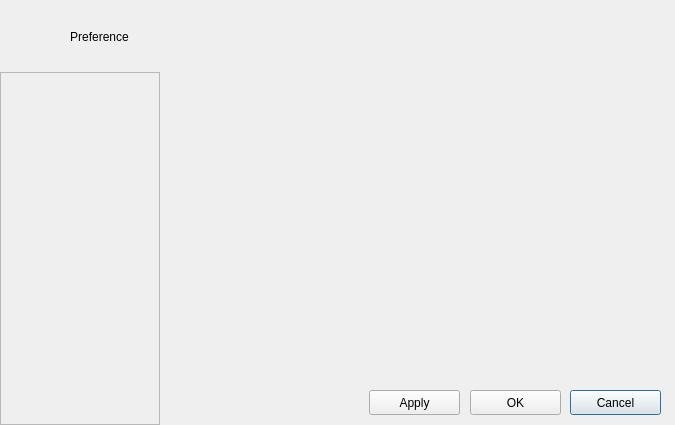
<?xml version="1.0" encoding="UTF-8"?>
<ui version="4.0">
 <class>PreferencesDialog</class>
 <widget class="QDialog" name="PreferencesDialog">
  <property name="geometry">
   <rect>
    <x>0</x>
    <y>0</y>
    <width>675</width>
    <height>425</height>
   </rect>
  </property>
  <property name="windowTitle">
   <string>Kylin Video - Preferences</string>
  </property>
  <widget class="QWidget" name="title_widget" native="true">
   <property name="geometry">
    <rect>
     <x>0</x>
     <y>0</y>
     <width>160</width>
     <height>425</height>
    </rect>
   </property>
   <widget class="QLabel" name="title_label">
    <property name="geometry">
     <rect>
      <x>49</x>
      <y>20</y>
      <width>101</width>
      <height>33</height>
     </rect>
    </property>
    <property name="text">
     <string>Preference</string>
    </property>
    <property name="alignment">
     <set>Qt::AlignCenter</set>
    </property>
   </widget>
   <widget class="QFrame" name="sections">
    <property name="geometry">
     <rect>
      <x>0</x>
      <y>72</y>
      <width>160</width>
      <height>353</height>
     </rect>
    </property>
    <property name="sizePolicy">
     <sizepolicy hsizetype="MinimumExpanding" vsizetype="Preferred">
      <horstretch>0</horstretch>
      <verstretch>0</verstretch>
     </sizepolicy>
    </property>
    <property name="frameShape">
     <enum>QFrame::StyledPanel</enum>
    </property>
    <property name="frameShadow">
     <enum>QFrame::Raised</enum>
    </property>
   </widget>
   <widget class="QLabel" name="icon_label">
    <property name="geometry">
     <rect>
      <x>14</x>
      <y>20</y>
      <width>32</width>
      <height>32</height>
     </rect>
    </property>
    <property name="text">
     <string/>
    </property>
    <property name="alignment">
     <set>Qt::AlignCenter</set>
    </property>
   </widget>
  </widget>
  <widget class="QStackedWidget" name="pages">
   <property name="geometry">
    <rect>
     <x>181</x>
     <y>20</y>
     <width>470</width>
     <height>360</height>
    </rect>
   </property>
   <property name="sizePolicy">
    <sizepolicy hsizetype="Expanding" vsizetype="Preferred">
     <horstretch>0</horstretch>
     <verstretch>0</verstretch>
    </sizepolicy>
   </property>
   <property name="currentIndex">
    <number>-1</number>
   </property>
  </widget>
  <widget class="QPushButton" name="cancelButton">
   <property name="geometry">
    <rect>
     <x>570</x>
     <y>390</y>
     <width>91</width>
     <height>25</height>
    </rect>
   </property>
   <property name="text">
    <string>Cancel</string>
   </property>
  </widget>
  <widget class="QPushButton" name="applyButton">
   <property name="geometry">
    <rect>
     <x>369</x>
     <y>390</y>
     <width>91</width>
     <height>25</height>
    </rect>
   </property>
   <property name="text">
    <string>Apply</string>
   </property>
  </widget>
  <widget class="QPushButton" name="okButton">
   <property name="geometry">
    <rect>
     <x>470</x>
     <y>390</y>
     <width>91</width>
     <height>25</height>
    </rect>
   </property>
   <property name="text">
    <string>OK</string>
   </property>
  </widget>
 </widget>
 <resources/>
 <connections/>
</ui>
